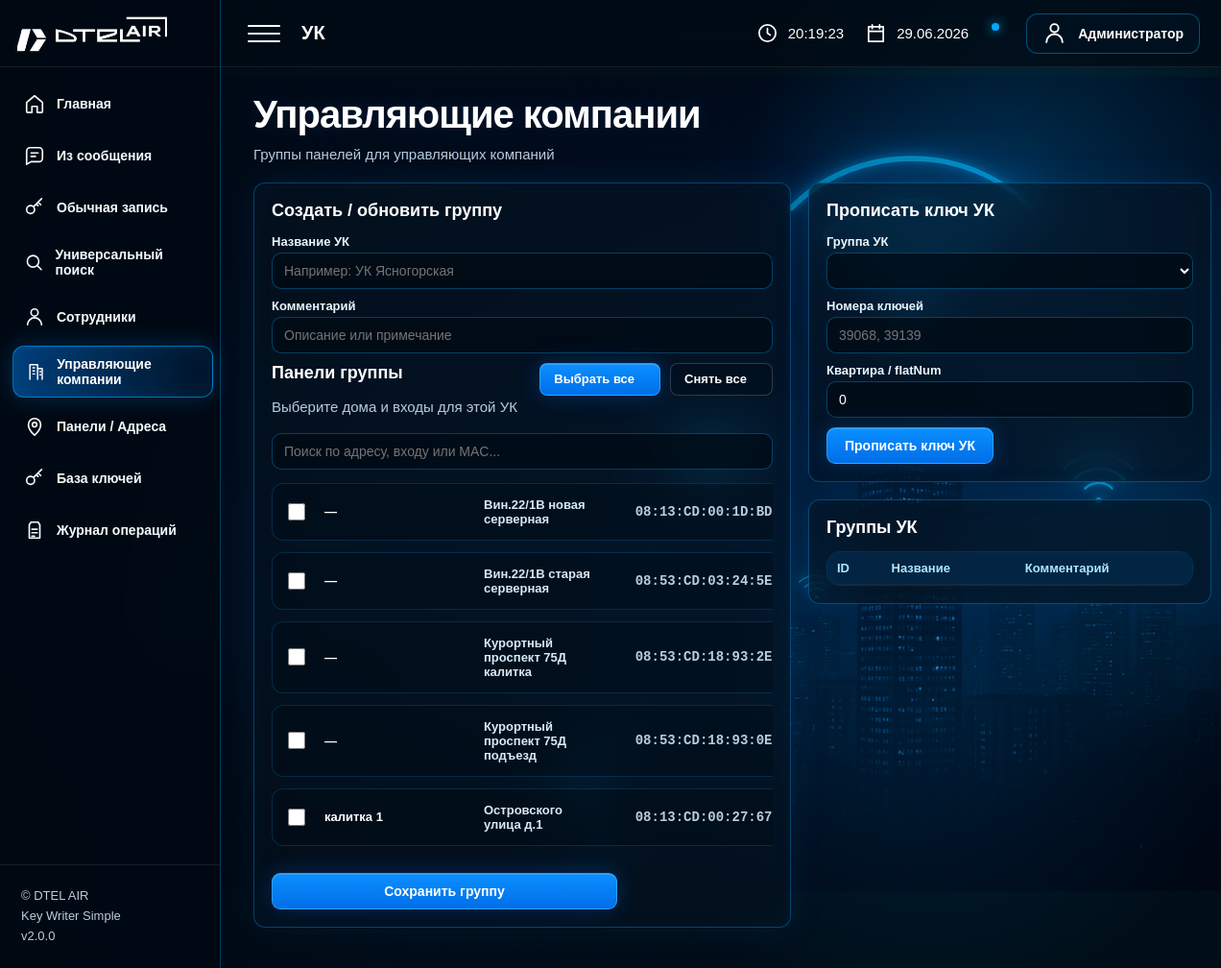
The app's page /uk, older data.
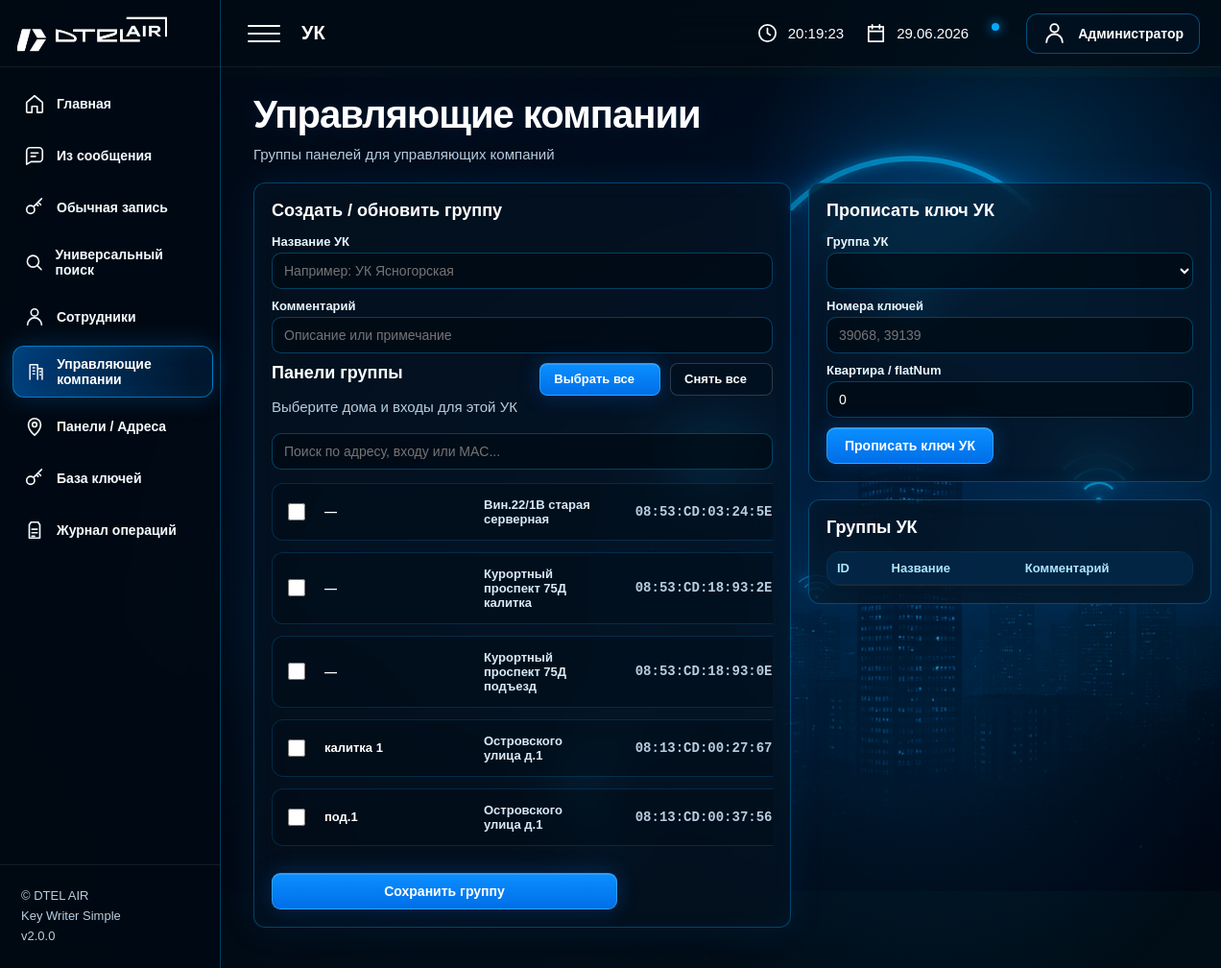
The same page, newer data.
### tables this page shows
CREATE TABLE panels (
            id INTEGER PRIMARY KEY AUTOINCREMENT,
            address TEXT NOT NULL,
            entrance TEXT DEFAULT '',
            name TEXT NOT NULL,
            mac TEXT UNIQUE NOT NULL,
            tags TEXT DEFAULT '',
            enabled INTEGER DEFAULT 1,
            created_at TEXT DEFAULT CURRENT_TIMESTAMP
        );

### app/main.py (the view)
@app.get('/uk', response_class=HTMLResponse)
def uk(request: Request):
    with db() as conn:
        groups = [dict(r) for r in conn.execute('SELECT * FROM uk_groups ORDER BY name')]
        panels = [dict(r) for r in conn.execute('SELECT * FROM panels WHERE enabled=1 ORDER BY address,name')]
    return templates.TemplateResponse('uk.html', {'request': request, 'groups': groups, 'panels': panels})

### app/templates/uk.html (shortened to what this page needs)
{% extends 'base.html' %}
{% block page_name %}УК{% endblock %}
{% block content %}
<div class="hero-title">
    <h1>Управляющие компании</h1>
    <p class="subtitle">Группы панелей для управляющих компаний</p>
</div>
<div class="uk-layout">
    <div class="panel uk-group-panel">
        <h2>Создать / обновить группу</h2>
        <form method="post" action="/uk/group">
            <label>Название УК</label>
            <input
                name="name"
                placeholder="Например: УК Ясногорская"
                required
            >
            <label>Комментарий</label>
            <input
                name="note"
                placeholder="Описание или примечание"
            >
            <div class="panels-head">
                <div>
                    <h2>Панели группы</h2>
                    <p class="subtitle">Выберите дома и входы для этой УК</p>
                </div>
                <div class="panel-actions">
                    <button type="button" class="btn-small" id="select-all-panels">
                        Выбрать все
                    </button>
                    <button type="button" class="btn-small btn-ghost" id="clear-all-panels">
                        Снять все
                    </button>
                </div>
            </div>
            <div class="panel-search uk-search">
                <input
                    type="text"
                    id="ukPanelSearch"
                    placeholder="Поиск по адресу, входу или MAC..."
                    autocomplete="off"
                >
            </div>
            <div class="panel-list uk-panel-list" id="ukPanelList">
                {% for p in panels %}
                <label class="panel-option">
                    <input
                        type="checkbox"
                        name="panel_ids"
                        value="{{ p.id }}"
                    >
                    <span class="panel-option-body">
                        <span class="panel-option-title">
                            {{ p.entrance or '—' }}
                        </span>
                        <span class="panel-option-meta">
                            {{ p.address }}
                        </span>
                        <span class="panel-option-mac">
                            {{ p.mac }}
                        </span>
                    </span>
                </label>
                {% endfor %}
            </div>
            <button type="submit" class="wide-action">
                Сохранить группу
            </button>
        </form>
    </div>
    <div class="uk-side">
        <div class="panel uk-write-panel">
            <h2>Прописать ключ УК</h2>
            <form method="post" action="/uk/write">
                <label>Группа УК</label>
                <select name="group_id" required>
                </select>
                <label>Номера ключей</label>
                <input
                    name="key_values"
                    placeholder="39068, 39139"
                    required
                >
                <label>Квартира / flatNum</label>
                <input name="flat_num" value="0">
                <button type="submit">
                    Прописать ключ УК
                </button>
            </form>
        </div>
        <div class="panel uk-groups-panel">
            <h2>Группы УК</h2>
            <div class="table-scroll small-scroll">
                <table>
                    <thead>
                    <tr>
                        <th>ID</th>
                        <th>Название</th>
                        <th>Комментарий</th>
                    </tr>
                    </thead>
                </table>
            </div>
        </div>
    </div>
</div>
{% endblock %}

Row changes from the older to the newer data that the page shows:
no longer on this page (row edited): panels: entrance "—", address "Вин.22/1В новая серверная", mac "08:13:CD:00:1D:BD"
now on this page (row unchanged): panels: entrance "под.1", address "Островского улица д.1", mac "08:13:CD:00:37:56"
